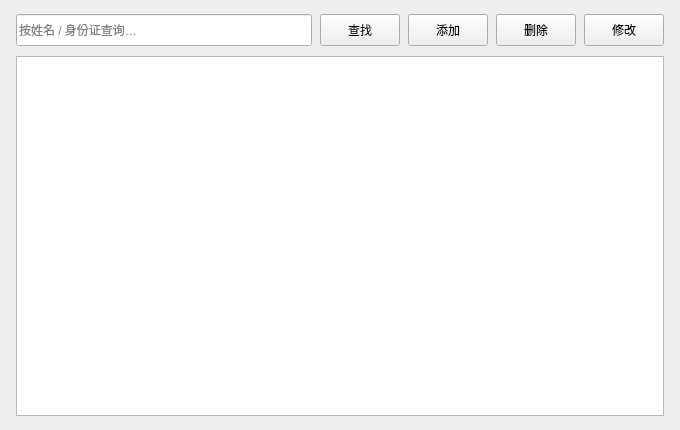
<?xml version="1.0" encoding="UTF-8"?>
<ui version="4.0">
 <class>PatientWidget</class>
 <widget class="QWidget" name="PatientWidget">
  <property name="geometry">
   <rect>
    <x>0</x>
    <y>0</y>
    <width>680</width>
    <height>430</height>
   </rect>
  </property>
  <layout class="QVBoxLayout" name="mainLayout">
   <property name="spacing">
    <number>10</number>
   </property>
   <property name="leftMargin">
    <number>16</number>
   </property>
   <property name="topMargin">
    <number>14</number>
   </property>
   <property name="rightMargin">
    <number>16</number>
   </property>
   <property name="bottomMargin">
    <number>14</number>
   </property>
   <item>
    <layout class="QHBoxLayout" name="searchBarLayout">
     <property name="spacing">
      <number>8</number>
     </property>
     <item>
      <widget class="QLineEdit" name="editSearch">
       <property name="minimumSize">
        <size>
         <width>0</width>
         <height>32</height>
        </size>
       </property>
       <property name="placeholderText">
        <string>按姓名 / 身份证查询…</string>
       </property>
      </widget>
     </item>
     <item>
      <widget class="QPushButton" name="btnSearch">
       <property name="minimumSize">
        <size>
         <width>72</width>
         <height>32</height>
        </size>
       </property>
       <property name="text">
        <string>查找</string>
       </property>
      </widget>
     </item>
     <item>
      <widget class="QPushButton" name="btnAdd">
       <property name="minimumSize">
        <size>
         <width>72</width>
         <height>32</height>
        </size>
       </property>
       <property name="text">
        <string>添加</string>
       </property>
      </widget>
     </item>
     <item>
      <widget class="QPushButton" name="btnDelete">
       <property name="minimumSize">
        <size>
         <width>72</width>
         <height>32</height>
        </size>
       </property>
       <property name="text">
        <string>删除</string>
       </property>
      </widget>
     </item>
     <item>
      <widget class="QPushButton" name="btnEdit">
       <property name="minimumSize">
        <size>
         <width>72</width>
         <height>32</height>
        </size>
       </property>
       <property name="text">
        <string>修改</string>
       </property>
      </widget>
     </item>
    </layout>
   </item>
   <item>
    <widget class="QStackedWidget" name="stackResults">
     <property name="currentIndex">
      <number>0</number>
     </property>
     <widget class="QWidget" name="pageTable">
      <layout class="QVBoxLayout" name="pageTableLayout">
       <property name="spacing">
        <number>0</number>
       </property>
       <property name="leftMargin">
        <number>0</number>
       </property>
       <property name="topMargin">
        <number>0</number>
       </property>
       <property name="rightMargin">
        <number>0</number>
       </property>
       <property name="bottomMargin">
        <number>0</number>
       </property>
       <item>
        <widget class="QTableView" name="tableView">
         <property name="editTriggers">
          <set>QAbstractItemView::NoEditTriggers</set>
         </property>
         <property name="alternatingRowColors">
          <bool>true</bool>
         </property>
         <property name="selectionBehavior">
          <enum>QAbstractItemView::SelectRows</enum>
         </property>
         <property name="selectionMode">
          <enum>QAbstractItemView::SingleSelection</enum>
         </property>
         <property name="sortingEnabled">
          <bool>false</bool>
         </property>
        </widget>
       </item>
      </layout>
     </widget>
     <widget class="QWidget" name="pageEmpty">
      <layout class="QVBoxLayout" name="pageEmptyLayout">
       <item>
        <widget class="QLabel" name="lblEmpty">
         <property name="text">
          <string>未找到匹配记录</string>
         </property>
         <property name="alignment">
          <set>Qt::AlignCenter</set>
         </property>
         <property name="styleSheet">
          <string notr="true">color:#999; font-size:14px;</string>
         </property>
        </widget>
       </item>
      </layout>
     </widget>
    </widget>
   </item>
  </layout>
 </widget>
 <resources/>
 <connections/>
</ui>
